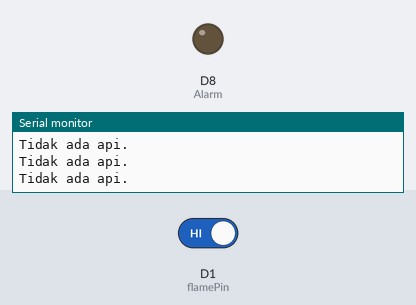
A sketch run on a simulated ESP8266 (NodeMCU). Parts: output pins drawn as LEDs (lit = HIGH), the last lines printed to the serial monitor. The test bench sets the inputs (shaded band); at power-on: D1 (flamePin) HIGH. WiFi joins after 1.5 s; servers stay silent unless stated; web services answer with replies made up by the test bench.

Above: at 2.7 s.
2.8 s: D1 (flamePin) driven LOW
At 3.9 s:
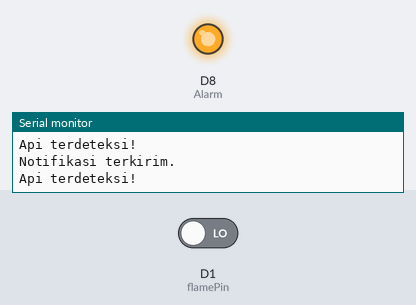
4.7 s: D1 (flamePin) driven HIGH
At 5.5 s:
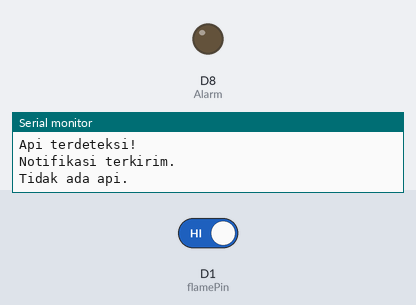
Timing chart, 0 to 7.7 s (numbered marks = the images above; inputs shaded):
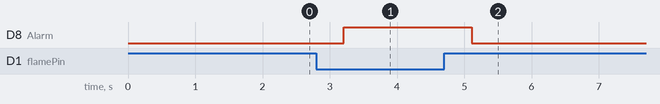

The sketch:

flame_brankas.ino
```cpp
#include <ESP8266HTTPClient.h>
#include <ESP8266WiFi.h>

const char* ssid = "0000";
const char* pass = "tadiganti";

int Alarm = D8; // Pin Alarm
int flamePin = D1; // Pin input sensor flame (ubah jika perlu)

String url;
WiFiClient client;

void setup() {
  pinMode(Alarm, OUTPUT);
  pinMode(flamePin, INPUT); // Pin flame sensor sebagai input
  Serial.begin(115200); // Inisialisasi komunikasi serial

  // Koneksi WiFi
  WiFi.hostname("NodeMCU");
  WiFi.begin(ssid, pass);

  // Tunggu sampai WiFi terhubung
  while (WiFi.status() != WL_CONNECTED) {
    delay(500);
    Serial.println("Menghubungkan ke WiFi...");
  }
  Serial.println("WiFi terhubung!");
}

void loop() {
  int flameState = digitalRead(flamePin); // Membaca status sensor

  if (flameState == LOW) { // Api terdeteksi
    Serial.println("Api terdeteksi!");
    msg_wa("Api terdeteksi!"); // Mengirim notifikasi WhatsApp
    digitalWrite(Alarm, HIGH);
  } else {
    Serial.println("Tidak ada api.");
    digitalWrite(Alarm, LOW);
  }

  delay(500); // Tunggu 500 ms sebelum membaca lagi
}

void msg_wa(String msg) {
  url = "http://api.callmebot.com/whatsapp.php?phone=6283872503123&text=" + urlencode(msg) + "&apikey=4750157";
  postData();
}

void postData() {
  int httpCode;
  HTTPClient http;
  http.begin(client, url);
  httpCode = http.POST("");

  if (httpCode == 200) {
    Serial.println("Notifikasi terkirim.");
  } else {
    Serial.println("Gagal mengirim notifikasi!");
  }

  http.end();
}

String urlencode(String str) {
  String encodedString = "";
  char c;
  char code0, code1;

  for (int i = 0; i < str.length(); i++) {
    c = str.charAt(i);

    if (c == ' ') {
      encodedString += '+';
    } else if (isalnum(c)) {
      encodedString += c;
    } else {
      code1 = (c & 0xf) + '0';
      if ((c & 0xf) > 9) {
        code1 = (c & 0xf) - 10 + 'A';
      }
      c = (c >> 4) & 0xf;
      code0 = c + '0';
      if (c > 9) {
        code0 = c - 10 + 'A';
      }

      encodedString += '%';
      encodedString += code0;
      encodedString += code1;
    }

    yield();
  }

  return encodedString;
}
```

Measured:
- after the input at 2.8 s, D8 (Alarm): LOW → HIGH after 0.41 s
- after the input at 4.7 s, D8 (Alarm): HIGH → LOW after 0.41 s
